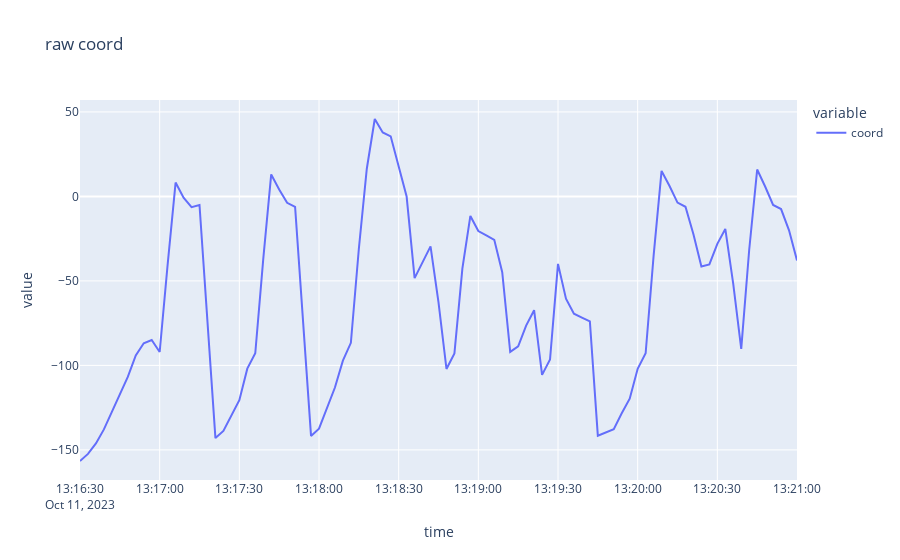

Write notebook code for a chart like this one.
### Code cell
query = '''SELECT MOVING_AVERAGE(last("coord"), 5) as coord FROM "joints" WHERE time >= 1697030174180ms and time <= 1697030462986ms GROUP BY time(3s) fill(linear)'''
table = client.query(query=query, language="influxql")
normal = table.to_pandas().drop(columns=['iox::measurement']).set_index('time').dropna(how='all')
fig = px.line(normal, y=["coord"], title='raw coord' )
fig.show()
